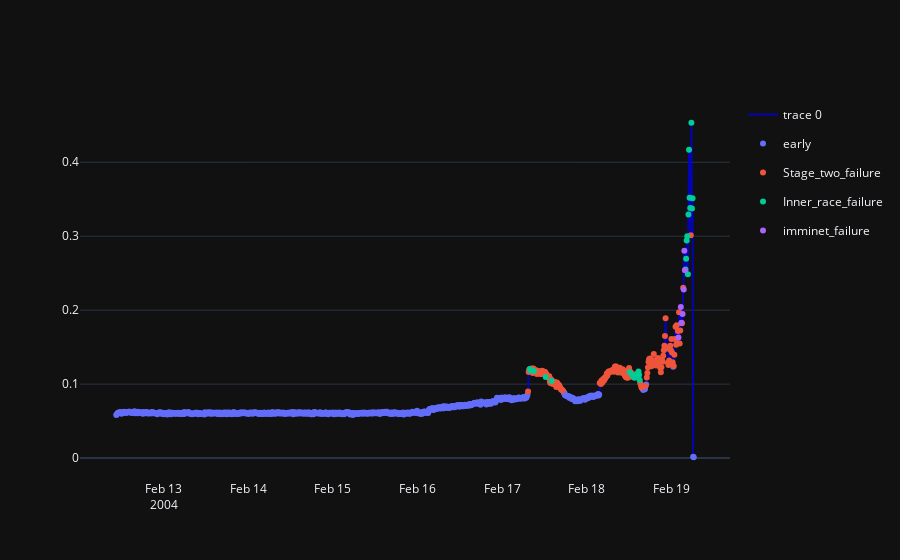
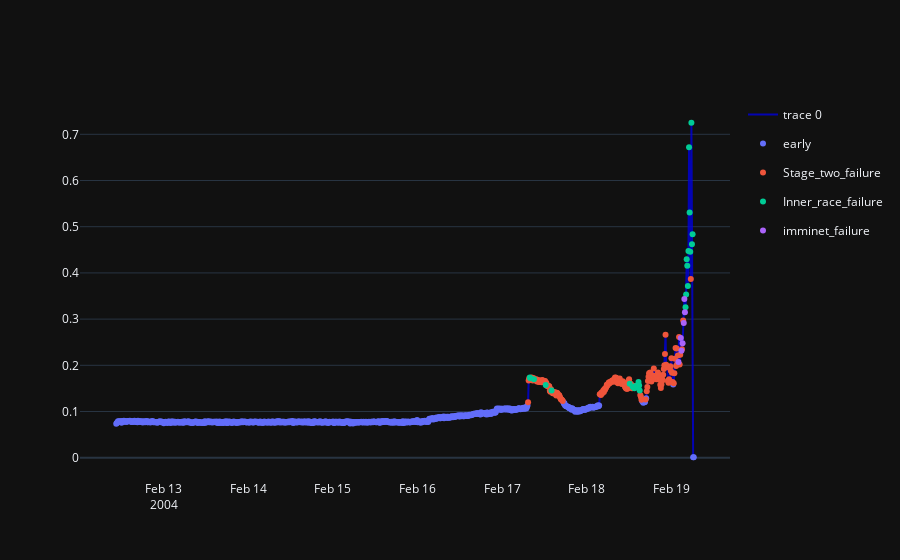
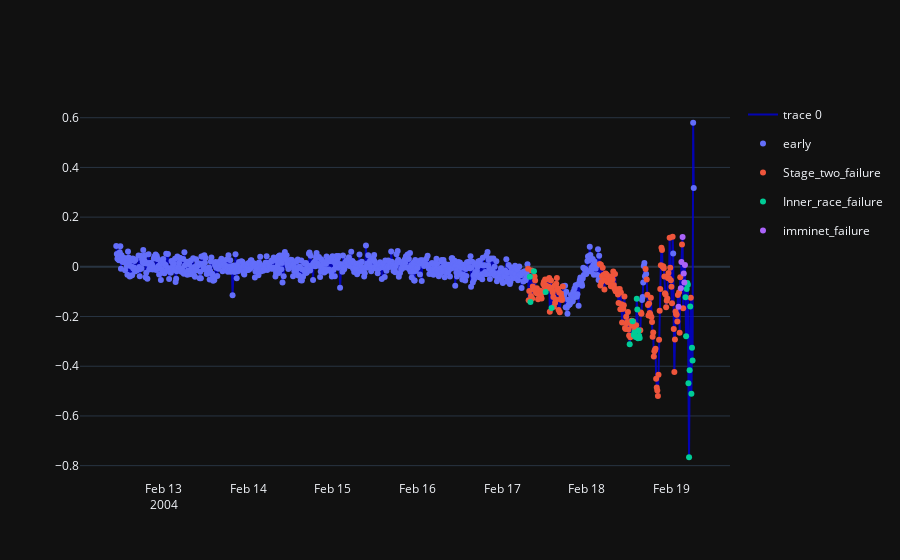
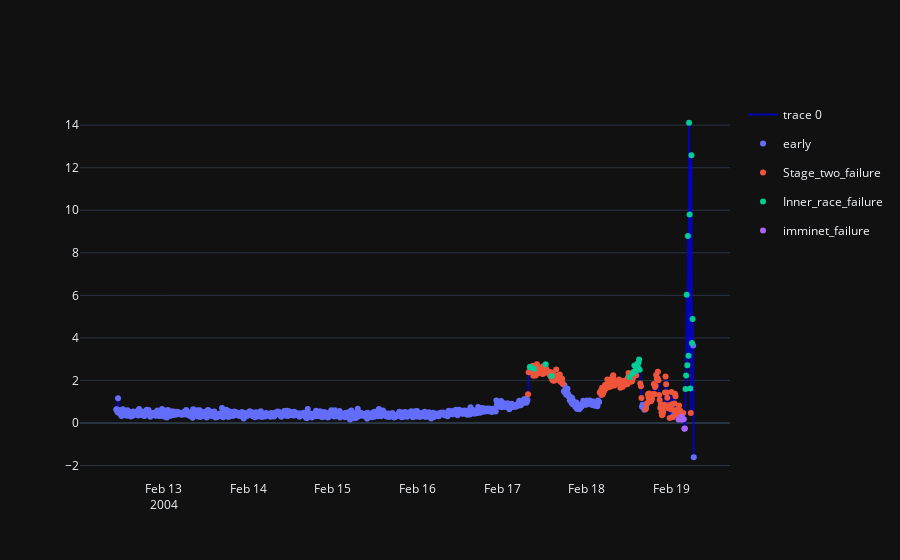

The notebook cell saved with these charts, in order:
### Code cell
# HERE number and dataset of bearing can be changed !!!
bearing = set2_B1

#predicting state of bearing with final_model
preds = final_model.predict(bearing)
preds = le.inverse_transform(preds)
#inserting prediction and time to the dataframe
bearing.insert(12,'state',preds)
bearing.insert(13, 'time',bearing.index)

for tf in features_list:
    col = f"B_{tf}"
    print(col)
    fig=go.Figure((go.Scatter(x=bearing['time'], y=bearing[col],
                             mode='lines',
                             line=dict(color='rgba(0,0,220,0.8)'))))
    fig.add_traces(px.scatter(bearing, x='time', y=col, color='state').data)
    fig.update_layout(template='plotly_dark')
    fig.update_xaxes(showgrid=False)
    fig.show()

### Figure 1 — Plotly figure (JSON) as saved in the notebook; plotly's stock layout.template omitted (floating-point values rounded to 4 significant figures; data arrays with more than 128 entries replaced by an {"elided": "..."} marker saying what was removed)
{"data": [{"line": {"color": "rgba(0,0,220,0.8)"}, "mode": "lines", "type": "scatter", "x": {"elided": "984 str values"}, "y": {"elided": "984 float values"}}, {"hovertemplate": "state=early<br>time=%{x}<br>B_mean=%{y}<extra></extra>", "legendgroup": "early", "marker": {"color": "#636efa", "symbol": "circle"}, "mode": "markers", "name": "early", "orientation": "v", "showlegend": true, "type": "scatter", "x": {"elided": "773 str values"}, "xaxis": "x", "y": {"elided": "773 float values"}, "yaxis": "y"}, {"hovertemplate": "state=Stage_two_failure<br>time=%{x}<br>B_mean=%{y}<extra></extra>", "legendgroup": "Stage_two_failure", "marker": {"color": "#EF553B", "symbol": "circle"}, "mode": "markers", "name": "Stage_two_failure", "orientation": "v", "showlegend": true, "type": "scatter", "x": {"elided": "176 str values"}, "xaxis": "x", "y": {"elided": "176 float values"}, "yaxis": "y"}, {"hovertemplate": "state=Inner_race_failure<br>time=%{x}<br>B_mean=%{y}<extra></extra>", "legendgroup": "Inner_race_failure", "marker": {"color": "#00cc96", "symbol": "circle"}, "mode": "markers", "name": "Inner_race_failure", "orientation": "v", "showlegend": true, "type": "scatter", "x": ["2004-02-17 07:52:39", "2004-02-17 08:02:39", "2004-02-17 09:02:39", "2004-02-17 12:22:39", "2004-02-17 14:02:39", "2004-02-18 12:12:39", "2004-02-18 13:02:39", "2004-02-18 13:22:39", "2004-02-18 13:32:39", "2004-02-18 13:52:39", "2004-02-18 14:12:39", "2004-02-18 14:22:39", "2004-02-18 14:32:39", "2004-02-18 14:42:39", "2004-02-18 14:52:39", "2004-02-18 15:02:39", "2004-02-19 04:02:39", "2004-02-19 04:12:39", "2004-02-19 04:22:39", "2004-02-19 04:32:39", "2004-02-19 04:42:39", "2004-02-19 04:52:39", "2004-02-19 05:02:39", "2004-02-19 05:12:39", "2004-02-19 05:22:39", "2004-02-19 05:42:39", "2004-02-19 05:52:39", "2004-02-19 06:02:39"], "xaxis": "x", "y": [0.1203, 0.1184, 0.1176, 0.1097, 0.1043, 0.1161, 0.1115, 0.1104, 0.1087, 0.1129, 0.1124, 0.1115, 0.1125, 0.1169, 0.1123, 0.1056, 0.2551, 0.2693, 0.2942, 0.2998, 0.2485, 0.3292, 0.4167, 0.352, 0.3383, 0.4533, 0.3376, 0.3511], "yaxis": "y"}, {"hovertemplate": "state=imminet_failure<br>time=%{x}<br>B_mean=%{y}<extra></extra>", "legendgroup": "imminet_failure", "marker": {"color": "#ab63fa", "symbol": "circle"}, "mode": "markers", "name": "imminet_failure", "orientation": "v", "showlegend": true, "type": "scatter", "x": ["2004-02-19 02:02:39", "2004-02-19 02:42:39", "2004-02-19 02:52:39", "2004-02-19 03:12:39", "2004-02-19 03:32:39", "2004-02-19 03:42:39", "2004-02-19 03:52:39"], "xaxis": "x", "y": [0.163, 0.2041, 0.183, 0.1948, 0.228, 0.2804, 0.254], "yaxis": "y"}], "layout": {"xaxis": {"showgrid": false}}}

### Figure 2 — Plotly figure (JSON) as saved in the notebook; plotly's stock layout.template omitted (floating-point values rounded to 4 significant figures; data arrays with more than 128 entries replaced by an {"elided": "..."} marker saying what was removed)
{"data": [{"line": {"color": "rgba(0,0,220,0.8)"}, "mode": "lines", "type": "scatter", "x": {"elided": "984 str values"}, "y": {"elided": "984 float values"}}, {"hovertemplate": "state=early<br>time=%{x}<br>B_std=%{y}<extra></extra>", "legendgroup": "early", "marker": {"color": "#636efa", "symbol": "circle"}, "mode": "markers", "name": "early", "orientation": "v", "showlegend": true, "type": "scatter", "x": {"elided": "773 str values"}, "xaxis": "x", "y": {"elided": "773 float values"}, "yaxis": "y"}, {"hovertemplate": "state=Stage_two_failure<br>time=%{x}<br>B_std=%{y}<extra></extra>", "legendgroup": "Stage_two_failure", "marker": {"color": "#EF553B", "symbol": "circle"}, "mode": "markers", "name": "Stage_two_failure", "orientation": "v", "showlegend": true, "type": "scatter", "x": {"elided": "176 str values"}, "xaxis": "x", "y": {"elided": "176 float values"}, "yaxis": "y"}, {"hovertemplate": "state=Inner_race_failure<br>time=%{x}<br>B_std=%{y}<extra></extra>", "legendgroup": "Inner_race_failure", "marker": {"color": "#00cc96", "symbol": "circle"}, "mode": "markers", "name": "Inner_race_failure", "orientation": "v", "showlegend": true, "type": "scatter", "x": ["2004-02-17 07:52:39", "2004-02-17 08:02:39", "2004-02-17 09:02:39", "2004-02-17 12:22:39", "2004-02-17 14:02:39", "2004-02-18 12:12:39", "2004-02-18 13:02:39", "2004-02-18 13:22:39", "2004-02-18 13:32:39", "2004-02-18 13:52:39", "2004-02-18 14:12:39", "2004-02-18 14:22:39", "2004-02-18 14:32:39", "2004-02-18 14:42:39", "2004-02-18 14:52:39", "2004-02-18 15:02:39", "2004-02-19 04:02:39", "2004-02-19 04:12:39", "2004-02-19 04:22:39", "2004-02-19 04:32:39", "2004-02-19 04:42:39", "2004-02-19 04:52:39", "2004-02-19 05:02:39", "2004-02-19 05:12:39", "2004-02-19 05:22:39", "2004-02-19 05:42:39", "2004-02-19 05:52:39", "2004-02-19 06:02:39"], "xaxis": "x", "y": [0.1737, 0.1718, 0.1698, 0.1575, 0.1453, 0.1603, 0.1538, 0.1519, 0.1502, 0.1554, 0.1553, 0.1544, 0.1553, 0.1637, 0.1562, 0.1454, 0.3257, 0.3531, 0.4297, 0.4156, 0.3717, 0.4477, 0.6722, 0.531, 0.4459, 0.725, 0.462, 0.4839], "yaxis": "y"}, {"hovertemplate": "state=imminet_failure<br>time=%{x}<br>B_std=%{y}<extra></extra>", "legendgroup": "imminet_failure", "marker": {"color": "#ab63fa", "symbol": "circle"}, "mode": "markers", "name": "imminet_failure", "orientation": "v", "showlegend": true, "type": "scatter", "x": ["2004-02-19 02:02:39", "2004-02-19 02:42:39", "2004-02-19 02:52:39", "2004-02-19 03:12:39", "2004-02-19 03:32:39", "2004-02-19 03:42:39", "2004-02-19 03:52:39"], "xaxis": "x", "y": [0.2072, 0.2592, 0.2317, 0.2475, 0.2917, 0.3438, 0.3148], "yaxis": "y"}], "layout": {"xaxis": {"showgrid": false}}}

### Figure 3 — Plotly figure (JSON) as saved in the notebook; plotly's stock layout.template omitted (floating-point values rounded to 4 significant figures; data arrays with more than 128 entries replaced by an {"elided": "..."} marker saying what was removed)
{"data": [{"line": {"color": "rgba(0,0,220,0.8)"}, "mode": "lines", "type": "scatter", "x": {"elided": "984 str values"}, "y": {"elided": "984 float values"}}, {"hovertemplate": "state=early<br>time=%{x}<br>B_skew=%{y}<extra></extra>", "legendgroup": "early", "marker": {"color": "#636efa", "symbol": "circle"}, "mode": "markers", "name": "early", "orientation": "v", "showlegend": true, "type": "scatter", "x": {"elided": "773 str values"}, "xaxis": "x", "y": {"elided": "773 float values"}, "yaxis": "y"}, {"hovertemplate": "state=Stage_two_failure<br>time=%{x}<br>B_skew=%{y}<extra></extra>", "legendgroup": "Stage_two_failure", "marker": {"color": "#EF553B", "symbol": "circle"}, "mode": "markers", "name": "Stage_two_failure", "orientation": "v", "showlegend": true, "type": "scatter", "x": {"elided": "176 str values"}, "xaxis": "x", "y": {"elided": "176 float values"}, "yaxis": "y"}, {"hovertemplate": "state=Inner_race_failure<br>time=%{x}<br>B_skew=%{y}<extra></extra>", "legendgroup": "Inner_race_failure", "marker": {"color": "#00cc96", "symbol": "circle"}, "mode": "markers", "name": "Inner_race_failure", "orientation": "v", "showlegend": true, "type": "scatter", "x": ["2004-02-17 07:52:39", "2004-02-17 08:02:39", "2004-02-17 09:02:39", "2004-02-17 12:22:39", "2004-02-17 14:02:39", "2004-02-18 12:12:39", "2004-02-18 13:02:39", "2004-02-18 13:22:39", "2004-02-18 13:32:39", "2004-02-18 13:52:39", "2004-02-18 14:12:39", "2004-02-18 14:22:39", "2004-02-18 14:32:39", "2004-02-18 14:42:39", "2004-02-18 14:52:39", "2004-02-18 15:02:39", "2004-02-19 04:02:39", "2004-02-19 04:12:39", "2004-02-19 04:22:39", "2004-02-19 04:32:39", "2004-02-19 04:42:39", "2004-02-19 04:52:39", "2004-02-19 05:02:39", "2004-02-19 05:12:39", "2004-02-19 05:22:39", "2004-02-19 05:42:39", "2004-02-19 05:52:39", "2004-02-19 06:02:39"], "xaxis": "x", "y": [-0.04031, -0.1417, -0.01811, -0.1012, -0.1654, -0.3113, -0.2186, -0.2741, -0.2641, -0.2826, -0.1283, -0.1713, -0.2876, -0.2558, -0.2771, -0.2866, -0.1224, -0.2796, -0.08944, -0.0655, -0.0721, -0.4687, -0.7662, -0.4165, -0.1593, -0.5106, -0.3253, -0.3771], "yaxis": "y"}, {"hovertemplate": "state=imminet_failure<br>time=%{x}<br>B_skew=%{y}<extra></extra>", "legendgroup": "imminet_failure", "marker": {"color": "#ab63fa", "symbol": "circle"}, "mode": "markers", "name": "imminet_failure", "orientation": "v", "showlegend": true, "type": "scatter", "x": ["2004-02-19 02:02:39", "2004-02-19 02:42:39", "2004-02-19 02:52:39", "2004-02-19 03:12:39", "2004-02-19 03:32:39", "2004-02-19 03:42:39", "2004-02-19 03:52:39"], "xaxis": "x", "y": [-0.1609, -0.08601, 0.01963, 0.1196, -0.02724, -0.06273, 0.007842], "yaxis": "y"}], "layout": {"xaxis": {"showgrid": false}}}

### Figure 4 — Plotly figure (JSON) as saved in the notebook; plotly's stock layout.template omitted (floating-point values rounded to 4 significant figures; data arrays with more than 128 entries replaced by an {"elided": "..."} marker saying what was removed)
{"data": [{"line": {"color": "rgba(0,0,220,0.8)"}, "mode": "lines", "type": "scatter", "x": {"elided": "984 str values"}, "y": {"elided": "984 float values"}}, {"hovertemplate": "state=early<br>time=%{x}<br>B_kurtosis=%{y}<extra></extra>", "legendgroup": "early", "marker": {"color": "#636efa", "symbol": "circle"}, "mode": "markers", "name": "early", "orientation": "v", "showlegend": true, "type": "scatter", "x": {"elided": "773 str values"}, "xaxis": "x", "y": {"elided": "773 float values"}, "yaxis": "y"}, {"hovertemplate": "state=Stage_two_failure<br>time=%{x}<br>B_kurtosis=%{y}<extra></extra>", "legendgroup": "Stage_two_failure", "marker": {"color": "#EF553B", "symbol": "circle"}, "mode": "markers", "name": "Stage_two_failure", "orientation": "v", "showlegend": true, "type": "scatter", "x": {"elided": "176 str values"}, "xaxis": "x", "y": {"elided": "176 float values"}, "yaxis": "y"}, {"hovertemplate": "state=Inner_race_failure<br>time=%{x}<br>B_kurtosis=%{y}<extra></extra>", "legendgroup": "Inner_race_failure", "marker": {"color": "#00cc96", "symbol": "circle"}, "mode": "markers", "name": "Inner_race_failure", "orientation": "v", "showlegend": true, "type": "scatter", "x": ["2004-02-17 07:52:39", "2004-02-17 08:02:39", "2004-02-17 09:02:39", "2004-02-17 12:22:39", "2004-02-17 14:02:39", "2004-02-18 12:12:39", "2004-02-18 13:02:39", "2004-02-18 13:22:39", "2004-02-18 13:32:39", "2004-02-18 13:52:39", "2004-02-18 14:12:39", "2004-02-18 14:22:39", "2004-02-18 14:32:39", "2004-02-18 14:42:39", "2004-02-18 14:52:39", "2004-02-18 15:02:39", "2004-02-19 04:02:39", "2004-02-19 04:12:39", "2004-02-19 04:22:39", "2004-02-19 04:32:39", "2004-02-19 04:42:39", "2004-02-19 04:52:39", "2004-02-19 05:02:39", "2004-02-19 05:12:39", "2004-02-19 05:22:39", "2004-02-19 05:42:39", "2004-02-19 05:52:39", "2004-02-19 06:02:39"], "xaxis": "x", "y": [2.628, 2.62, 2.548, 2.758, 2.205, 2.161, 2.325, 2.414, 2.704, 2.456, 2.618, 2.785, 2.617, 2.827, 2.987, 2.501, 1.597, 2.238, 6.024, 2.712, 8.79, 3.162, 14.11, 9.799, 1.625, 12.58, 3.761, 4.893], "yaxis": "y"}, {"hovertemplate": "state=imminet_failure<br>time=%{x}<br>B_kurtosis=%{y}<extra></extra>", "legendgroup": "imminet_failure", "marker": {"color": "#ab63fa", "symbol": "circle"}, "mode": "markers", "name": "imminet_failure", "orientation": "v", "showlegend": true, "type": "scatter", "x": ["2004-02-19 02:02:39", "2004-02-19 02:42:39", "2004-02-19 02:52:39", "2004-02-19 03:12:39", "2004-02-19 03:32:39", "2004-02-19 03:42:39", "2004-02-19 03:52:39"], "xaxis": "x", "y": [0.169, 0.169, 0.2938, 0.1625, 0.174, -0.2644, -0.2588], "yaxis": "y"}], "layout": {"xaxis": {"showgrid": false}}}
